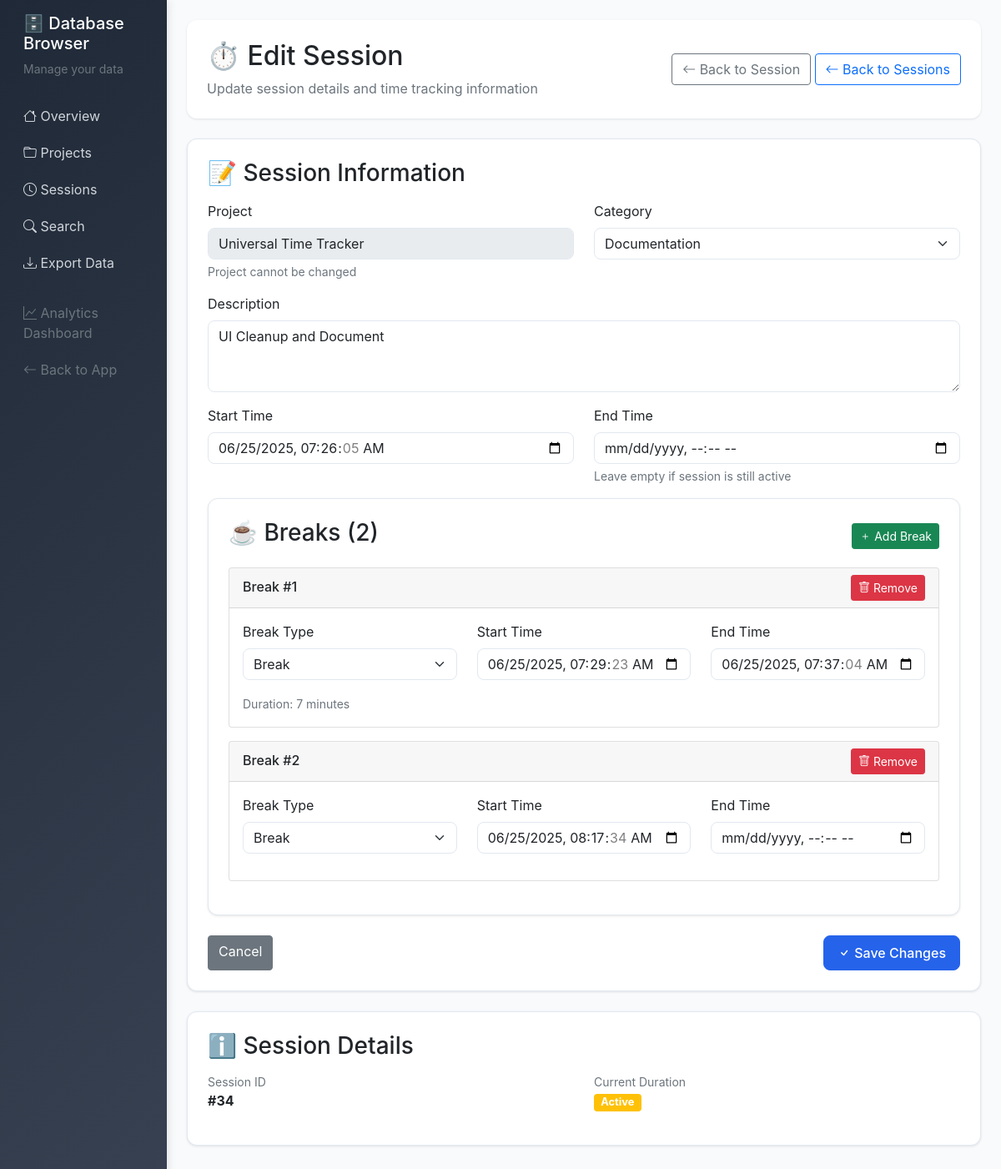
The app's page /db/sessions/34/edit, older data.
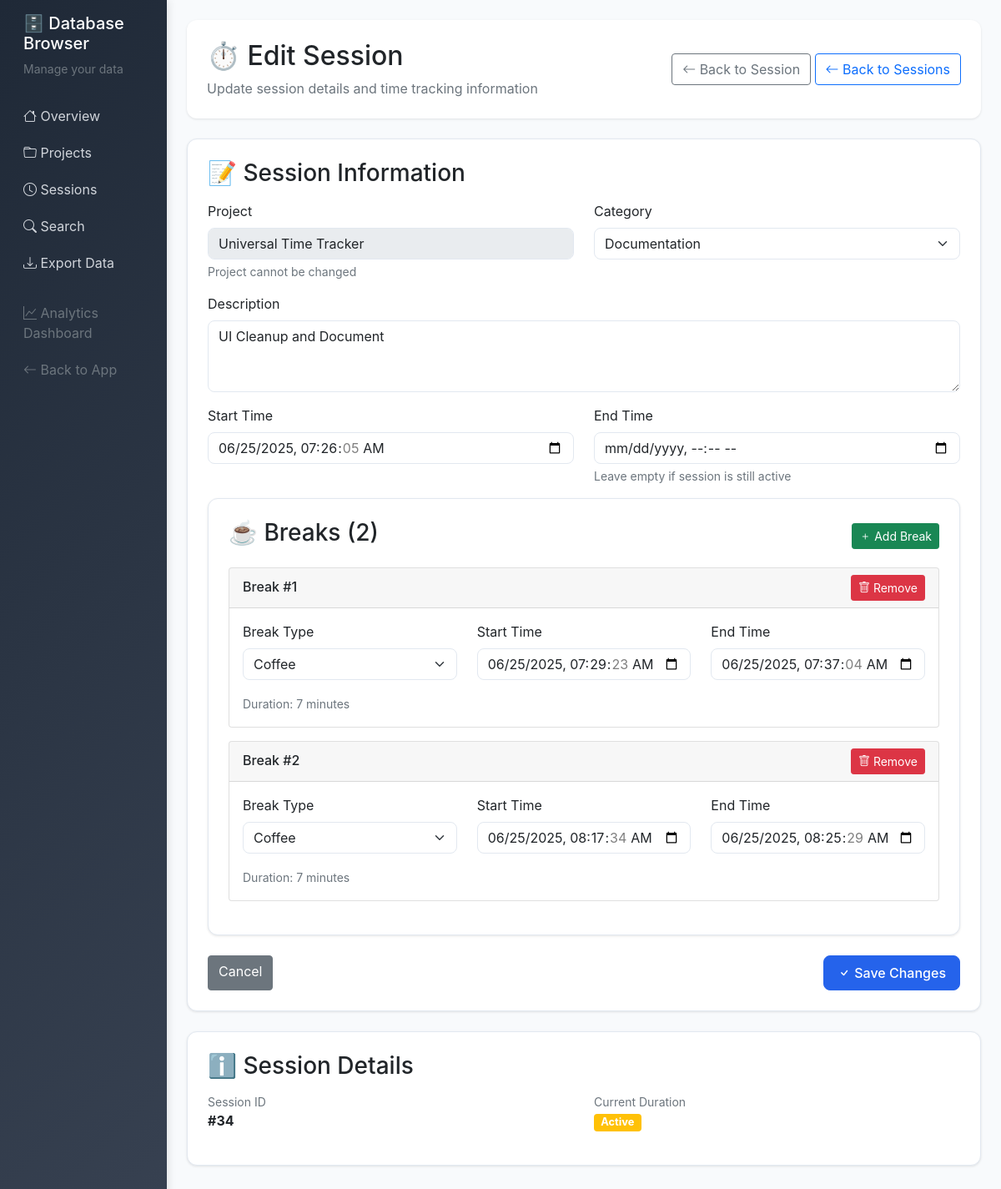
The same page, newer data.
### server/src/models.py (models this page shows, shortened)
class Project:
    __tablename__ = 'projects'

    class Session(db.Model):
        __tablename__ = 'sessions'
        id = db.Column(db.Integer, primary_key=True)
        project_id = db.Column(db.Integer, db.ForeignKey('projects.id'), nullable=False)
        start_time = db.Column(db.DateTime, default=datetime.now)
        end_time = db.Column(db.DateTime)
        duration_minutes = db.Column(db.Integer)
        category = db.Column(db.String(50), default='development')
        description = db.Column(db.Text, nullable=False)
        git_commits = db.Column(db.Text)  # JSON string
        breaks = db.relationship('Break', backref='session', lazy=True, cascade='all, delete-orphan')
        @property
        def git_commits_list(self):
            """Get git commits as a list"""
            if self.git_commits:
                try:
                    return json.loads(self.git_commits)
                except:
                    return []
            return []

    class Break(db.Model):
        __tablename__ = 'breaks'
        id = db.Column(db.Integer, primary_key=True)
        session_id = db.Column(db.Integer, db.ForeignKey('sessions.id'), nullable=False)
        start_time = db.Column(db.DateTime, default=datetime.now)
        end_time = db.Column(db.DateTime)
        duration_minutes = db.Column(db.Integer)
        break_type = db.Column(db.String(50), default='break')

### server/src/db_browser.py (the view, shortened to what this page needs)
@db_browser.route('/db/sessions/<int:session_id>/edit', methods=['GET', 'POST'])
def edit_session(session_id):
    conn = get_db_connection()
    session = conn.execute('''
        SELECT s.*, p.name as project_name
        FROM sessions s
        JOIN projects p ON s.project_id = p.id
        WHERE s.id = ?
    ''', (session_id,)).fetchone()
    if not session:
        conn.close()
        flash('Session not found', 'error')
        return redirect(url_for('db_browser.sessions'))
    breaks = conn.execute('SELECT * FROM breaks WHERE session_id = ? ORDER BY start_time',
                         (session_id,)).fetchall()
    conn.close()
    return render_template('db_browser/edit_session.html', session=session, breaks=breaks)

### server/src/db_browser.py (called while the page is built)
def get_db_connection():
    database_path = os.environ.get('DATABASE_PATH', '/app/data/timetracker.db')
    conn = sqlite3.connect(database_path)
    conn.row_factory = sqlite3.Row
    return conn

### server/src/templates/db_browser/edit_session.html (shortened to what this page needs)
{% extends "db_browser/base.html" %}
{% block content %}
<div class="page-header">
    <div class="row align-items-center">
        <div class="col">
            <h1 class="h2 mb-2">⏱️ Edit Session</h1>
            <p class="text-muted mb-0">Update session details and time tracking information</p>
        </div>
        <div class="col-auto">
            <a href="{{ url_for('db_browser.session_detail', session_id=session.id, project=request.args.get('project'), category=request.args.get('category'), date_from=request.args.get('date_from'), date_to=request.args.get('date_to')) }}" class="btn btn-outline-secondary">
                <i class="bi bi-arrow-left"></i> Back to Session
            </a>
            <a href="{{ url_for('db_browser.sessions', project=request.args.get('project'), category=request.args.get('category'), date_from=request.args.get('date_from'), date_to=request.args.get('date_to')) }}" class="btn btn-outline-primary">
                <i class="bi bi-arrow-left"></i> Back to Sessions
            </a>
        </div>
    </div>
</div>
<div class="content-card">
    <h3 class="mb-3">📝 Session Information</h3>
    <form method="POST" id="editSessionForm">
        <div class="row">
            <div class="col-md-6 mb-3">
                <label for="project_name" class="form-label">Project</label>
                <input type="text" class="form-control" id="project_name" value="{{ session.project_name }}" readonly>
                <div class="form-text">Project cannot be changed</div>
            </div>
            <div class="col-md-6 mb-3">
                <label for="category" class="form-label">Category</label>
                <select class="form-select" id="category" name="category" required>
                    <option value="documentation" {% if session.category == 'documentation' %}selected{% endif %}>Documentation</option>
                </select>
            </div>
        </div>
        <div class="mb-3">
            <label for="description" class="form-label">Description</label>
            <textarea class="form-control" id="description" name="description" rows="3" required>{{ session.description }}</textarea>
        </div>
        <div class="row">
            <div class="col-md-6 mb-3">
                <label for="start_time" class="form-label">Start Time</label>
                <input type="datetime-local" class="form-control" id="start_time" name="start_time"
                       value="{{ session.start_time.replace('T', ' ').split('.')[0] if session.start_time else '' }}" required>
            </div>
            <div class="col-md-6 mb-3">
                <label for="end_time" class="form-label">End Time</label>
                <input type="datetime-local" class="form-control" id="end_time" name="end_time"
                       value="{{ session.end_time.replace('T', ' ').split('.')[0] if session.end_time else '' }}">
                <div class="form-text">Leave empty if session is still active</div>
            </div>
        </div>
        <div class="content-card">
            <div class="d-flex justify-content-between align-items-center mb-3">
                <h3>☕ Breaks ({{ breaks|length }})</h3>
                <button type="button" class="btn btn-success btn-sm" onclick="addBreak()">
                    <i class="bi bi-plus"></i> Add Break
                </button>
            </div>
            <div id="breaksContainer">
                {% for break in breaks %}
                <div class="break-item card mb-3" data-break-id="{{ break.id }}">
                    <div class="card-header d-flex justify-content-between align-items-center">
                        <h6 class="mb-0">Break #{{ loop.index }}</h6>
                        <button type="button" class="btn btn-danger btn-sm" onclick="removeBreak(this)">
                            <i class="bi bi-trash"></i> Remove
                        </button>
                    </div>
                    <div class="card-body">
                        <div class="row">
                            <div class="col-md-4 mb-3">
                                <label class="form-label">Break Type</label>
                                <select class="form-select" name="break_type[]" required>
                                    <option value="break" {% if break.break_type == 'break' %}selected{% endif %}>Break</option>
                                    <option value="coffee" {% if break.break_type == 'coffee' %}selected{% endif %}>Coffee</option>
                                </select>
                            </div>
                            <div class="col-md-4 mb-3">
                                <label class="form-label">Start Time</label>
                                <input type="datetime-local" class="form-control" name="break_start_time[]"
                                       value="{{ break.start_time.replace('T', ' ').split('.')[0] if break.start_time else '' }}" required>
                            </div>
                            <div class="col-md-4 mb-3">
                                <label class="form-label">End Time</label>
                                <input type="datetime-local" class="form-control" name="break_end_time[]"
                                       value="{{ break.end_time.replace('T', ' ').split('.')[0] if break.end_time else '' }}">
                            </div>
                        </div>
                        {% if break.duration_minutes %}
                        <div class="row">
                            <div class="col-12">
                                <small class="text-muted">
                                    Duration: {{ break.duration_minutes }} minutes
                                </small>
                            </div>
                        </div>
                        {% endif %}
                    </div>
                </div>
                {% endfor %}
            </div>
        </div>
        <div class="d-flex justify-content-between mt-3">
            <a href="{{ url_for('db_browser.sessions', project=request.args.get('project'), category=request.args.get('category'), date_from=request.args.get('date_from'), date_to=request.args.get('date_to')) }}" class="btn btn-secondary">
                Cancel
            </a>
            <button type="submit" class="btn btn-primary">
                <i class="bi bi-check"></i> Save Changes
            </button>
        </div>
    </form>
</div>
<div class="content-card">
    <h3 class="mb-3">ℹ️ Session Details</h3>
    <div class="row">
        <div class="col-md-6">
            <div class="mb-3">
                <div class="text-muted small">Session ID</div>
                <div class="fw-bold">#{{ session.id }}</div>
            </div>
        </div>
        <div class="col-md-6">
            <div class="mb-3">
                <div class="text-muted small">Current Duration</div>
                <div class="fw-bold">
                    {% if session.duration_minutes %}
                        {% set hours = session.duration_minutes // 60 %}
                        {% set minutes = session.duration_minutes % 60 %}
                        {% if hours > 0 %}
                            {{ hours }}h {{ minutes }}m
                        {% else %}
                            {{ minutes }}m
                        {% endif %}
                    {% else %}
                        {% if not session.end_time %}
                            <span class="badge bg-warning">Active</span>
                        {% else %}
                            Not calculated
                        {% endif %}
                    {% endif %}
                </div>
            </div>
        </div>
    </div>
</div>
{% endblock %}

### server/src/templates/db_browser/base.html (shortened to what this page needs)
<!DOCTYPE html>
<html lang="en">
<head>
    <link href="https://cdn.jsdelivr.net/npm/bootstrap@5.1.3/dist/css/bootstrap.min.css" rel="stylesheet">
    <link href="https://cdn.jsdelivr.net/npm/bootstrap-icons@1.7.2/font/bootstrap-icons.css" rel="stylesheet">
</head>
<body>
    <div class="container-fluid">
        <div class="row">
            <nav class="col-md-3 col-lg-2 d-md-block sidebar collapse">
                <div class="position-sticky pt-3">
                    <div class="px-3 mb-4">
                        <h5 class="text-white">🗄️ Database Browser</h5>
                        <p class="text-muted small">Manage your data</p>
                    </div>
                    <ul class="nav flex-column">
                        <li class="nav-item">
                            <a class="nav-link {% if request.endpoint == 'db_browser.index' %}active{% endif %}" href="{{ url_for('db_browser.index') }}">
                                <i class="bi bi-house"></i> Overview
                            </a>
                        </li>
                        <li class="nav-item">
                            <a class="nav-link {% if request.endpoint == 'db_browser.projects' %}active{% endif %}" href="{{ url_for('db_browser.projects') }}">
                                <i class="bi bi-folder"></i> Projects
                            </a>
                        </li>
                        <li class="nav-item">
                            <a class="nav-link {% if request.endpoint == 'db_browser.sessions' %}active{% endif %}" href="{{ url_for('db_browser.sessions') }}">
                                <i class="bi bi-clock"></i> Sessions
                            </a>
                        </li>
                        <li class="nav-item">
                            <a class="nav-link {% if request.endpoint == 'db_browser.search' %}active{% endif %}" href="{{ url_for('db_browser.search') }}">
                                <i class="bi bi-search"></i> Search
                            </a>
                        </li>
                        <li class="nav-item">
                            <a class="nav-link {% if request.endpoint == 'db_browser.export_data' %}active{% endif %}" href="{{ url_for('db_browser.export_data') }}">
                                <i class="bi bi-download"></i> Export Data
                            </a>
                        </li>
                        <li class="nav-item mt-3">
                            <a class="nav-link text-muted" href="/dashboard">
                                <i class="bi bi-graph-up"></i> Analytics Dashboard
                            </a>
                        </li>
                        <li class="nav-item">
                            <a class="nav-link text-muted" href="/">
                                <i class="bi bi-arrow-left"></i> Back to App
                            </a>
                        </li>
                    </ul>
                </div>
            </nav>
            <main class="col-md-9 ms-sm-auto col-lg-10 px-md-4 main-content">
                {% block content %}{% endblock %}
            </main>
        </div>
    </div>
</body>
</html>

### server/src/templates/db_browser/base.html (style rules this page uses)
:root { --primary-color: #2563eb; --success-color: #16a34a; --warning-color: #ca8a04; --danger-color: #dc2626; --info-color: #0891b2; --dark-color: #1f2937; --light-color: #f8fafc; --border-color: #e2e8f0; }
body { background-color: var(--light-color); font-family: 'Inter', -apple-system, BlinkMacSystemFont, sans-serif; }
.sidebar { min-height: 100vh; background: linear-gradient(135deg, var(--dark-color) 0%, #374151 100%); box-shadow: 2px 0 10px rgba(0,0,0,0.1); }
.sidebar .nav-link { color: #d1d5db; border-radius: 8px; margin: 2px 0; transition: all 0.3s ease; }
.main-content { padding: 24px; }
.page-header { background: white; border-radius: 12px; padding: 24px; margin-bottom: 24px; box-shadow: 0 1px 3px rgba(0,0,0,0.1); }
.content-card { background: white; border-radius: 12px; padding: 24px; box-shadow: 0 1px 3px rgba(0,0,0,0.1); border: 1px solid var(--border-color); margin-bottom: 24px; }
.badge { font-size: 0.8rem; }
.btn-primary { background: var(--primary-color); border-color: var(--primary-color); border-radius: 8px; padding: 8px 16px; font-weight: 500; }
.form-select, .form-control { border-radius: 8px; border: 1px solid var(--border-color); }

Row changes from the older to the newer data that the page shows:
removed Break: break_type "Break", start_time.replace "06/25/2025 07:29:23", end_time.replace "06/25/2025 07:37:04", duration_minutes "7"
removed Break: break_type "Break", start_time.replace "06/25/2025 08:17:34"
added Break: break_type "Coffee", start_time.replace "06/25/2025 07:29:23", end_time.replace "06/25/2025 07:37:04", duration_minutes "7"
added Break: break_type "Coffee", start_time.replace "06/25/2025 08:17:34", end_time.replace "06/25/2025 08:25:29", duration_minutes "7"
